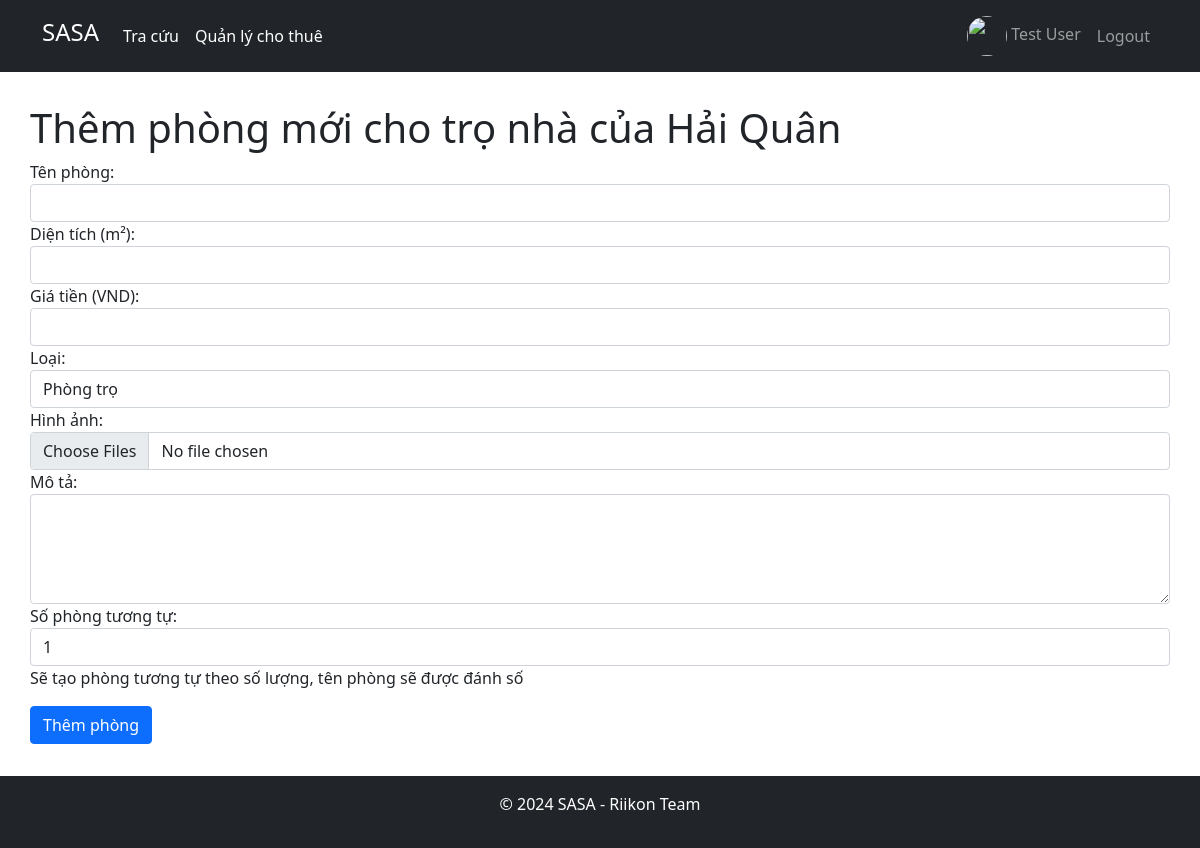
The app's page /house/1/addroom (signed in), older data.
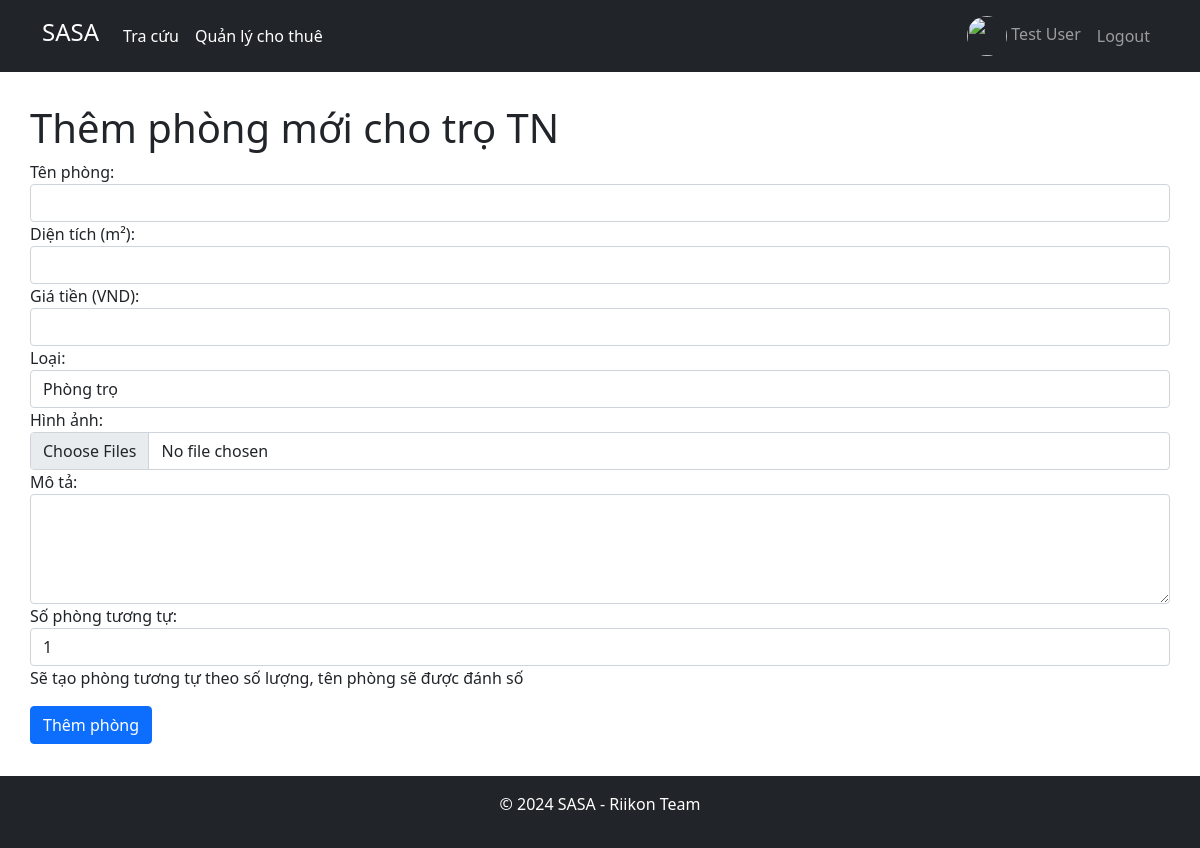
The same page, newer data.
### app/models.py (models this page shows)
class House(db.Model):
    id = db.Column(db.Integer, primary_key=True)
    name = db.Column(db.String(120), nullable=False, unique=True)
    renter = db.Column(db.Integer, db.ForeignKey('user.id', ondelete='SET NULL'), nullable=True)
    city = db.Column(db.String(120), nullable=False)
    district = db.Column(db.String(120), nullable=False)
    ward = db.Column(db.String(120), nullable=False)
    street = db.Column(db.String(120), nullable=True)
    lat = db.Column(db.Float, nullable=False)
    lon = db.Column(db.Float, nullable=False)
    flood = db.Column(db.Integer, nullable=False)
    type = db.Column(db.String(120), nullable=False)
    description = db.Column(db.Text, nullable=True)
    full_address = db.Column(db.String(200), nullable=False)
    importance = db.Column(db.Float, nullable=False)
    place_rank = db.Column(db.Integer, nullable=False)
    rate = db.Column(db.Float, nullable=False, default=0)
    created_at = db.Column(db.DateTime, default=datetime.datetime.now())
    updated_at = db.Column(db.DateTime, default=datetime.datetime.now(), onupdate=datetime.datetime.now())

### app/routes.py (the view, shortened to what this page needs)
@app.route('/house/<int:id>/addroom', methods=['GET', 'POST'])
@login_required
def addRoom(id):
    if current_user.role != 'renter':
        return redirect(url_for('home'))
    last_room = Room.query.filter_by(house_id=id).order_by(Room.id.desc()).first()
    house = House.query.get(id)
    return render_template('addRoom.html', title='Thêm phòng trọ', house=house, last_room=last_room)

### app/routes.py (called while the page is built)
def update_template_context():
    user = None
    if current_user.is_authenticated:
        user = current_user
    return dict(user=user)

@login_manager.user_loader
def load_user(user_id):
    return User.query.get(int(user_id))

### app/templates/addroom.html (shortened to what this page needs)
{% extends 'layouts/base.html' %}
{% block content %}
    <link rel="stylesheet" href="https://unpkg.com/leaflet@1.9.4/dist/leaflet.css"/>
    <h1>Thêm phòng mới cho trọ {{ house.name }}</h1>
    <form action="{{ url_for('addRoom', id=house.id) }}" method="post" enctype="multipart/form-data">
        <div class="form-group">
            <label for="name">Tên phòng:</label>
            <input type="text" class="form-control" id="name" name="name" required>
        </div>
        <div class="form-group">
            <label for="area">Diện tích (m²):</label>
            <input type="number" class="form-control" id="area" name="area" required>
        </div>
        <div class="form-group">
            <label for="price">Giá tiền (VND):</label>
            <input type="number" class="form-control" id="price" name="price" required>
        </div>
        <div class="form-group">
            <label for="type">Loại:</label>
            <select class="form-control" id="type" name="type" required>
                <option value="tro">Phòng trọ</option>
            </select>
        </div>
        <div class="form-group">
            <label for="image">Hình ảnh:</label>
            <input type="file" class="form-control" id="images" name="images" required multiple accept="image/*">
        </div>
        <div class="form-group">
            <label for="description">Mô tả:</label>
            <textarea class="form-control" id="description" name="description" rows="4" required></textarea>
        </div>
        <div class="form-group">
            <label for="num">Số phòng tương tự:</label>
            <input type="number" class="form-control" id="num" name="num" required value="1" min="1" max="10">
        </div>
        <p>Sẽ tạo phòng tương tự theo số lượng, tên phòng sẽ được đánh số</p>
        <button type="submit" class="btn btn-primary">Thêm phòng</button>
    </form>
{% endblock %}

Row changes from the older to the newer data that the page shows:
changed House: name "nhà của Hải Quân" → "TN"
